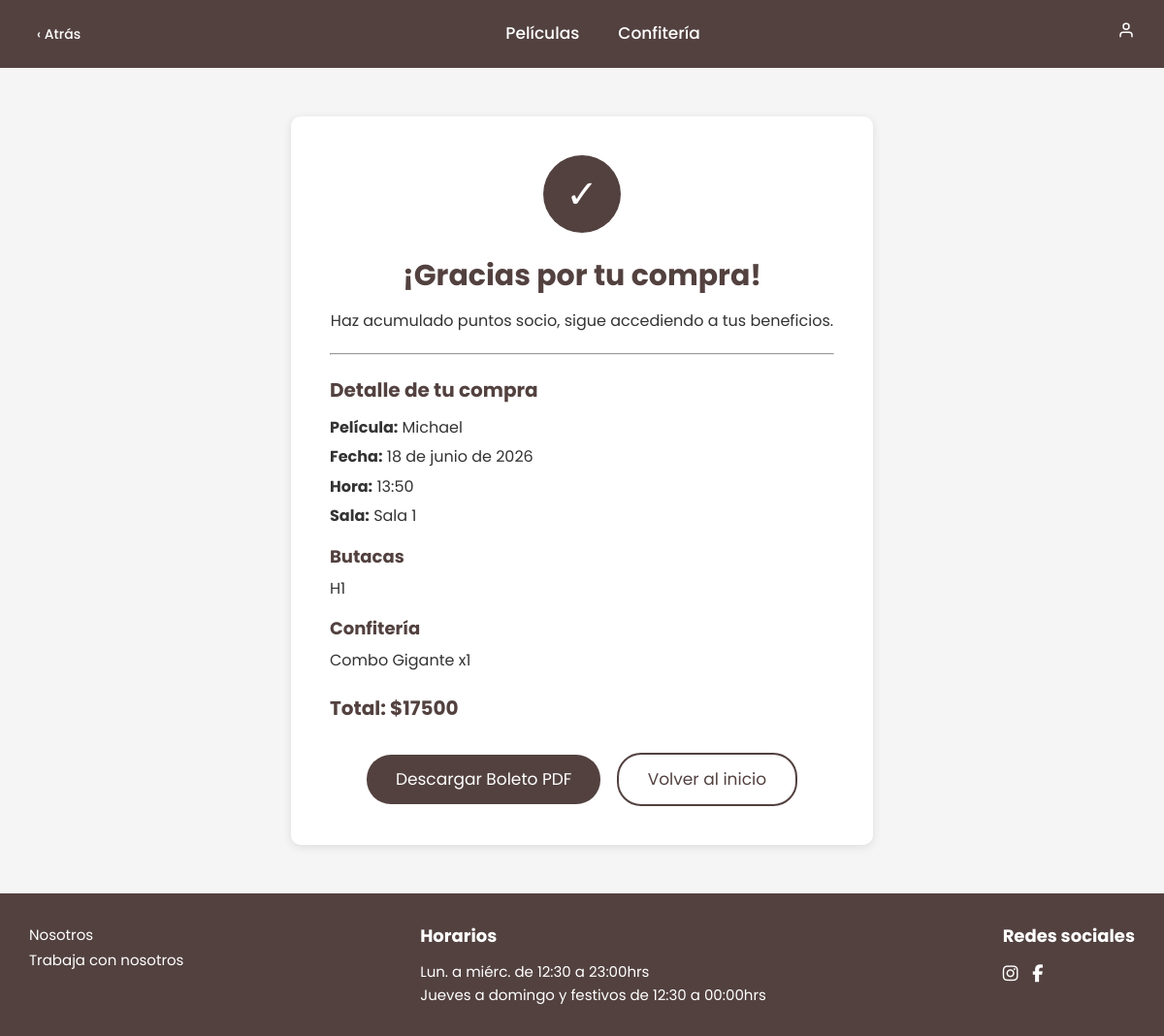
Page /confirmacion/37/ on the earlier database version.
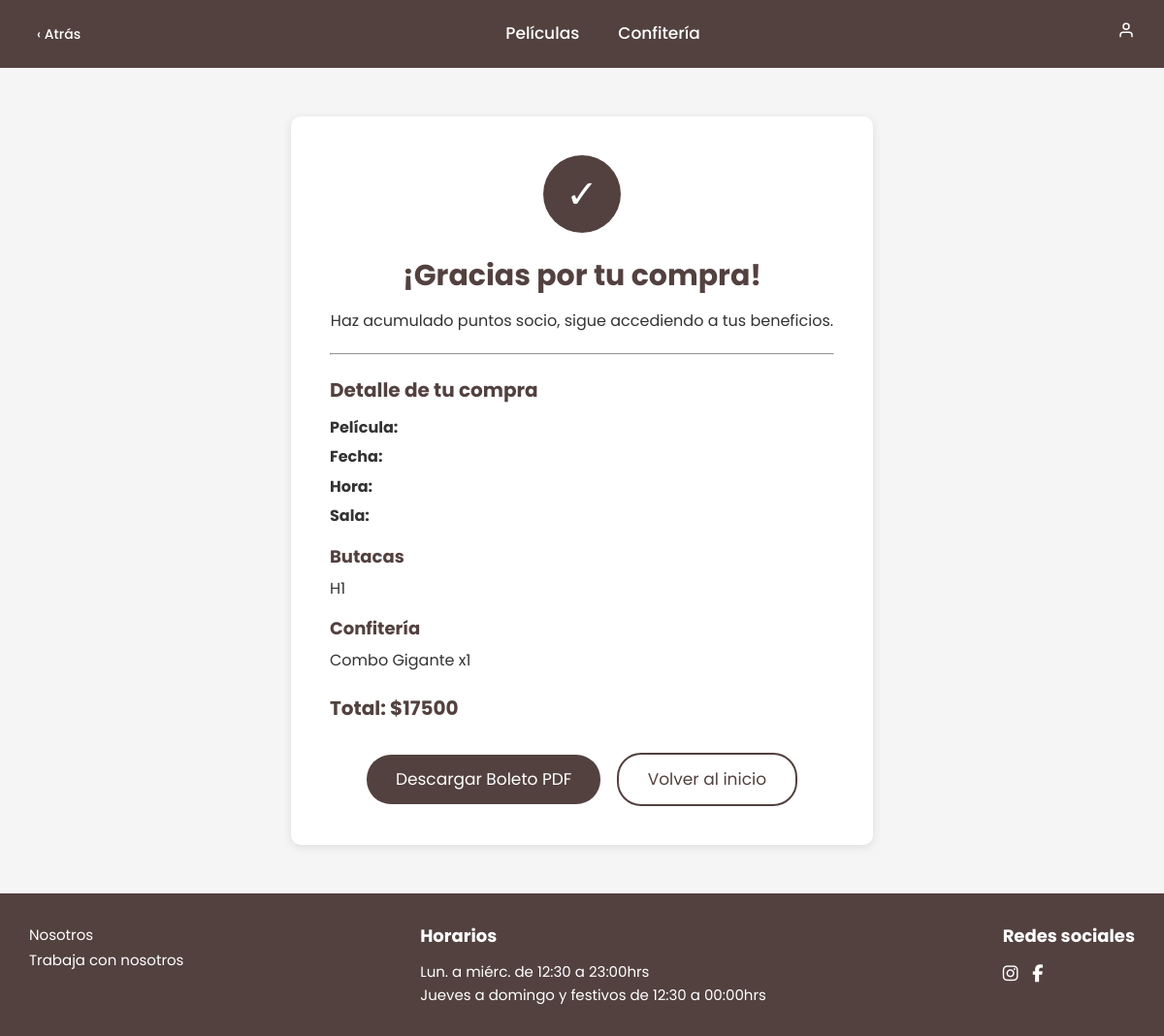
Same page on the later database version.
### app/models.py (models this page shows, shortened)
class Compra(models.Model):
    ESTADO_CHOICES = [
        ('completada', 'Completada'),
        ('pendiente_devolucion', 'Pendiente de Devolución'),
        ('devuelta', 'Devuelta'),
    ]
    usuario = models.ForeignKey(User, on_delete=models.SET_NULL, null=True, blank=True)
    funcion = models.ForeignKey(Funcion, on_delete=models.SET_NULL, null=True, blank=True)
    fecha_compra = models.DateTimeField(auto_now_add=True)
    total = models.IntegerField(default=0)
    inv_tipo_doc  = models.CharField(max_length=20, blank=True, default='')
    inv_documento = models.CharField(max_length=20, blank=True, default='')
    inv_nombre    = models.CharField(max_length=100, blank=True, default='')
    inv_apellido  = models.CharField(max_length=100, blank=True, default='')
    inv_correo    = models.EmailField(blank=True, default='')
    estado = models.CharField(max_length=30, choices=ESTADO_CHOICES, default='completada')
    funcion_cancelada_info = models.CharField(max_length=255, blank=True, default='')
    fecha_devolucion = models.DateTimeField(null=True, blank=True)

class Funcion(models.Model):
    TIPO_CHOICES = [
        ('2d_doblada', '2D Doblada'),
        ('2d_subtitulada', '2D Subtitulada'),
        ('3d_doblada', '3D Doblada'),
        ('3d_subtitulada', '3D Subtitulada'),
    ]
    pelicula = models.ForeignKey(Pelicula, on_delete=models.CASCADE)
    sala = models.ForeignKey(Sala, on_delete=models.CASCADE)
    fecha = models.DateField()
    hora = models.TimeField()
    precio = models.IntegerField()
    tipo = models.CharField(max_length=20, choices=TIPO_CHOICES, default='2d_doblada')

class Pelicula(models.Model):
    nombre = models.CharField(max_length=200)
    imagen = models.ImageField(upload_to='peliculas/')
    descripcion = models.TextField()
    duracion = models.IntegerField()

class Sala(models.Model):
    nombre = models.CharField(max_length=50)
    configuracion = models.JSONField(default=dict)

### app/views.py (the view)
# urls.py: path('confirmacion/<int:compra_id>/', views.confirmacion, name='confirmacion'),
def confirmacion(request, compra_id):
    compra  = get_object_or_404(Compra, id=compra_id)
    entradas = Entrada.objects.filter(compra=compra)
    items    = ItemConfiteria.objects.filter(compra=compra)
    return render(request, 'app/confirmacion_pago.html', {
        'compra':   compra,
        'entradas': entradas,
        'items':    items,
    })

### portal_admin/context_processors.py (called while the page is built)
def admin_context(request):
    uid = request.session.get('portal_admin_uid')
    admin_username = request.session.get('portal_admin_username', '')
    if uid and not admin_username:
        try:
            user = User.objects.get(pk=uid)
            admin_username = user.username
        except User.DoesNotExist:
            pass
    return {'admin_username': admin_username}

### app/templates/app/confirmacion_pago.html (shortened to what this page needs)
{% extends 'app/base.html' %}
{% load static %}
{% block nav_izquierda %}
<a href="javascript:history.back()" class="btn-atras">&#8249; Atrás</a>
{% endblock %}
{% block nav_centro %}
<div class="nav-links">
    <a href="{% url 'listar_peliculas' %}">Películas</a>
    <a href="{% url 'confiteria' %}">Confitería</a>
</div>
{% endblock %}
{% block contenido %}
<div class="confirmacion-container">
    <div class="confirmacion-check">✓</div>
    <h1>¡Gracias por tu compra!</h1>
    <p>Haz acumulado puntos socio, sigue accediendo a tus beneficios.</p>
    <hr>
    <div class="confirmacion-detalle">
        <h2>Detalle de tu compra</h2>
        <p><strong>Película:</strong> {{ compra.funcion.pelicula.nombre }}</p>
        <p><strong>Fecha:</strong> {{ compra.funcion.fecha }}</p>
        <p><strong>Hora:</strong> {{ compra.funcion.hora }}</p>
        <p><strong>Sala:</strong> {{ compra.funcion.sala.nombre }}</p>
        <h3>Butacas</h3>
        {% for entrada in entradas %}
        <p>{{ entrada.butaca.fila }}{{ entrada.butaca.numero }}</p>
        {% endfor %}
        {% if items %}
        <h3>Confitería</h3>
        {% for item in items %}
        <p>{{ item.producto.nombre }} x{{ item.cantidad }}</p>
        {% endfor %}
        {% endif %}
        <h2 class="total">Total: ${{ compra.total }}</h2>
    </div>
    <a href="{% url 'descargar_boleto' compra.id %}" class="btn-comprar" style="margin-right:12px;">
        Descargar Boleto PDF
    </a>
    <a href="{% url 'listar_peliculas' %}" class="btn-comprar" style="background-color:transparent;border:2px solid #52413f;color:#52413f;">
        Volver al inicio
    </a>
</div>
{% endblock %}

Differences in the rows shown:
changed Compra: funcion.pelicula.nombre "Michael" → (not shown); funcion.fecha "18 de junio de 2026" → (not shown); funcion.hora "13:50" → (not shown); funcion.sala.nombre "Sala 1" → (not shown)
